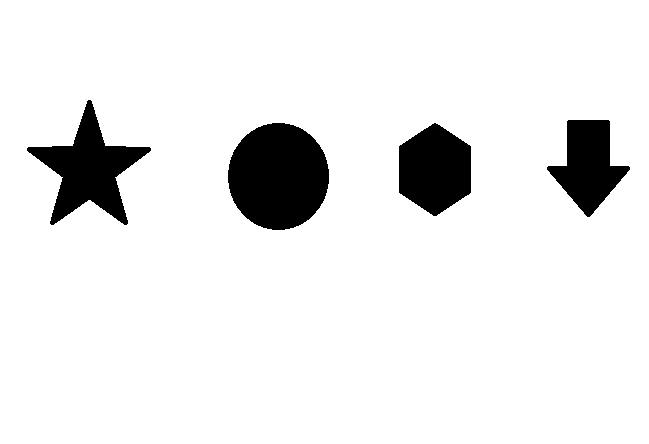
#> input picture Image processing/sample images/sample_image4.jpg, 649 x 444 px, found by its file name
$ jupyter execute --allow-errors 'Image processing-mark3.ipynb'
#> lines starting #> are read from the running program, lines starting #| are printed output that depends on the picture; after the words box and inside, x2 and y2 are one past the last pixel; in counts of white or black regions, pixels touching at a corner belong together
##System check

[cell 1]
import sys
osx = sys.platform

##Directory change

#> (a cell that did not finish here is left out)

##Imports and setup

[cell 3]
import numpy as np
from IPython.display import Image
import matplotlib
from matplotlib.pyplot import imshow
from PIL import Image
import copy

##Class=> image_processing

[cell 4]
class image_processing() :

    def __init__(self) :
        pass

# [24 lines of commented-out code are left out]

    def rgb_to_greyscale(self,image) :
        return_image = []
        for row in image :
            return_image.append([])
            for pixel in row :
                try:
                    [r,g,b,s] = pixel
                except ValueError:
                    [r,g,b] = pixel
                return_image[-1].append(np.uint8((int(r)+int(g)+int(b))/3))
        return np.array(return_image)

##Display function

[cell 5]
def display(image) :
    if type(image) is type([]) :
        i = len(image)*100 + 11
        for images in image:
            matplotlib.pyplot.subplot(i)
            imshow(images,cmap=matplotlib.pyplot.get_cmap('gray'))
            i = i+1
    else :
        % matplotlib inline
        imshow(image,cmap=matplotlib.pyplot.get_cmap('gray'))

##Original Image Display

[cell 6]
image = np.array(Image.open('sample images/sample_image4.jpg'))
#> image is the input picture: shape (444, 649, 3); 91.7% white; 4 black regions, box (x1, y1, x2, y2) and area: (228, 123, 329, 230) 8478, (27, 100, 151, 225) 5966, (399, 123, 471, 216) 5061, (547, 120, 630, 217) 4288

#imshow(image,cmap=matplotlib.pyplot.get_cmap('grey'))
impr = image_processing()
image = impr.rgb_to_greyscale(image)
#> after the loop in rgb_to_greyscale, `for row in image :`: return_image = 444 items

display(image)

## Full convolution

#> (a cell that did not finish here is left out)

##Smoothening the image or applying gaussian_filter

[cell 8]
def gaussian_filter(self,image) :
    ksernel = [273,[[1,4 ,7 ,4 ,1],
                [4,16,26,16,4],
                [7,26,41,26,7],
                [4,16,26,16,4],
                [1,4 ,7 ,4 ,1]]]
    processed_image = self.full_convolution(image,kernel)
    return processed_image

image_processing.gaussian_filter = gaussian_filter
impr = image_processing()
#> (the rest of this cell did not finish here and is left out)

#complete_edge_full_convolution

[cell 9]
def complete_edge_full_convolution(self,image) :
    kernel1 = [1,[[-1,0,1],
                 [-1,0,1],
                 [-1,0,1]]]
    kernel2 = [1,[[1,0,-1],
                 [1,0,-1],
                 [1,0,-1]]]
    kernel3 = [1,[[-1,-1,-1],
                 [0,0,0],
                 [1,1,1]]]
    kernel4 = [1,[[1,1,1],
                 [0,0,0],
                 [-1,-1,-1]]]
    processed_image = self.full_convolution(image,kernel1,kernel2,kernel3,kernel4)
    return processed_image

image_processing.complete_edge_full_convolution = complete_edge_full_convolution

impr = image_processing()
#> (the rest of this cell did not finish here and is left out)

#> (a cell that did not finish here is left out)

#Segmentation:

##Transpose Function

[cell 11]
def transpose(image):
    temp = []
    for i in range(len(image[0])):
        temp.append([])
        for j in range(len(image)):
            temp[-1].append(image[j][i])
    return np.array(temp)

##Check_row_for_obstruction function

[cell 12]
def check_row_for_obstruction(im,row,mode=1):
    im_slice = im[row]
    k = im_slice[0]
    for i in range(1,len(im_slice)):
        if(k != im_slice[i]):
            return (mode==1)
    else:
        return (mode!=1)

##Sweep function

[cell 13]
def sweep(image,image_,mode,x1=0):
    if(mode==1):   #Right to left sweep
        for i in range(len(image_)):
            if(check_row_for_obstruction(image_,i)):
                break
        else:
            return True   ## Returns true to show scanning is complete without any obstacles
        return i
    if(mode==2):   #Up to down sweep
        for i in range(len(image)):
            if(check_row_for_obstruction(image,i)):
                break
        else:
            print("thenga 2")
        return i
    if(mode==3):   #Down to up sweep
        for i in range(len(image)):
            if(check_row_for_obstruction(image,len(image)-1-i)):
                break
        else:
            print("thenga 3")
        return len(image)-1-i
    if(mode==4):   #Left to right sweep
        for i in range(x1,len(image_)):
            if(check_row_for_obstruction(image_,i,2)):
                break
        else:
            print("thenga 4")
        return i-1

##Scale_and_border function

[cell 14]
def scale_and_border(im):
    border = 20
#     SCALING AND BORDERING LEFT----------------------------------------------------------
    w = len(im)
    h = len(im[0])
    return(im)

##Crop_out function

[cell 15]
def crop_out(image,obj_dim):
    border = 5
    obj_dim = [obj_dim[0]-border,obj_dim[1]+border,obj_dim[2]-border,obj_dim[3]+border]
#     print(obj_dim)
    obj_dim = [max(0,x) for x in obj_dim]
    obj_dim[1] = min(obj_dim[1],len(image[0]))
    obj_dim[3] = min(obj_dim[3],len(image))
#     print(obj_dim)
    letter_image = image[obj_dim[2]:obj_dim[3]]
    letter_image = np.array([row[obj_dim[0]:obj_dim[1]] for row in letter_image])
#     letter_image = scale_and_border(letter_image)
    edited_image = copy.deepcopy(image)
    for i in range(obj_dim[0],obj_dim[1]):
        for j in range(obj_dim[2],obj_dim[3]):
            edited_image[j][i] = 0
    edited_image = np.array(edited_image)
#     display(edited_image)
    return ([letter_image,edited_image])

# t = crop_out(image,[98,242,141,347])

##Scan_and_crop function

[cell 16]
def scan_and_crop(image):
    image_ = transpose(image)
    x1 = sweep(image,image_,1)
    x2 = sweep(image,image_,4,x1)
    y1 = sweep(image,image_,2)
    y2 = sweep(image,image_,3)
    print("cropped values are:")
    print(x1,x2,y1,y2)
    object_dimensions = [x1,x2,y1,y2]
    return crop_out(image,object_dimensions)

##Check_for_object function

[cell 17]
def check_for_object(im):
    im_ = transpose(im)
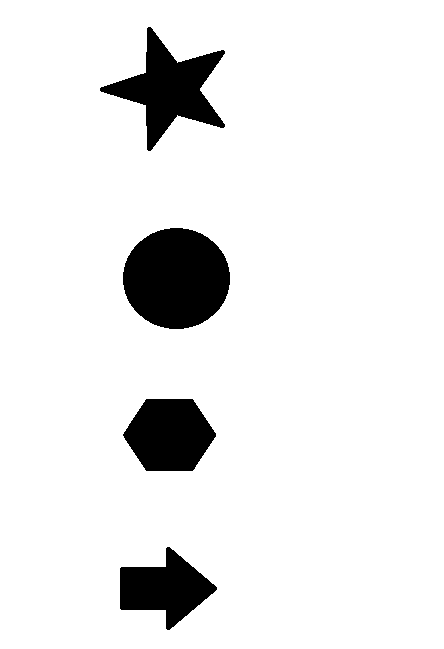
#> im_: shape (649, 444); 91.7% white; 4 black regions, box (x1, y1, x2, y2) and area: (123, 228, 230, 329) 8478, (100, 27, 225, 151) 5966, (123, 399, 216, 471) 5061, (120, 547, 217, 630) 4288
    if(sweep(im,im_,1) == True): ##Means no object found
#> in check_row_for_obstruction, `k = im_slice[0]`: k = 255
        return False
    else:
        return True

##Image_array_creator

[cell 18]
def image_array_creator(image):
    image_array=[]
    remaining = copy.deepcopy(image)
    while(check_for_object(remaining)):
#     for i in range(2):
        [cropped,remaining] = scan_and_crop(remaining)
        image_array.append(cropped)
#> this loop made 55 passes
#> (x1 in scan_and_crop, x2 in scan_and_crop, y1 in scan_and_crop, y2 in scan_and_crop) on pass 1: (27, 150, 100, 229)
#> (x1 in scan_and_crop, x2 in scan_and_crop) on pass 2: (22, 154)
#> (printed output is left out)
#> pass 1, in crop_out, `letter_image = image[obj_dim[2]:obj_dim[3]]`:
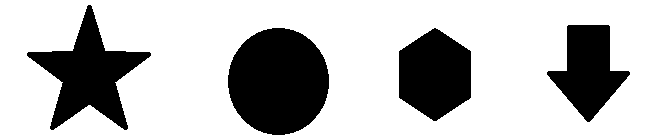
#> letter_image: shape (139, 649); 73.6% white; 4 black regions, box (x1, y1, x2, y2) and area: (228, 28, 329, 135) 8478, (27, 5, 151, 130) 5966, (399, 28, 471, 121) 5061, (547, 25, 630, 122) 4288
#> pass 1, in crop_out, `letter_image = np.array([row[obj_dim[0]:obj_dim[1]] for row in letter_..`:
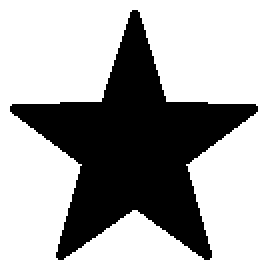
#> letter_image: shape (139, 133) (shown 2 times larger); 67.7% white; 1 black region, box (x1, y1, x2, y2) and area: (5, 5, 129, 130) 5966
#> pass 1, in crop_out, `edited_image = np.array(edited_image)`:
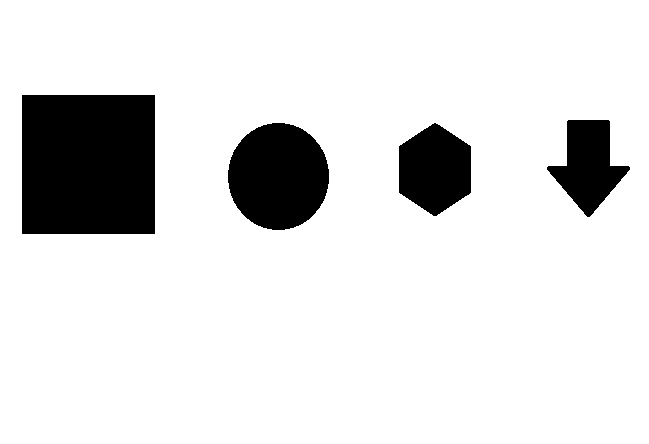
#> edited_image: shape (444, 649); 87.4% white; 4 black regions, box (x1, y1, x2, y2) and area: (22, 95, 155, 234) 18487, (228, 123, 329, 230) 8478, (399, 123, 471, 216) 5061, (547, 120, 630, 217) 4288
#> after the loop:
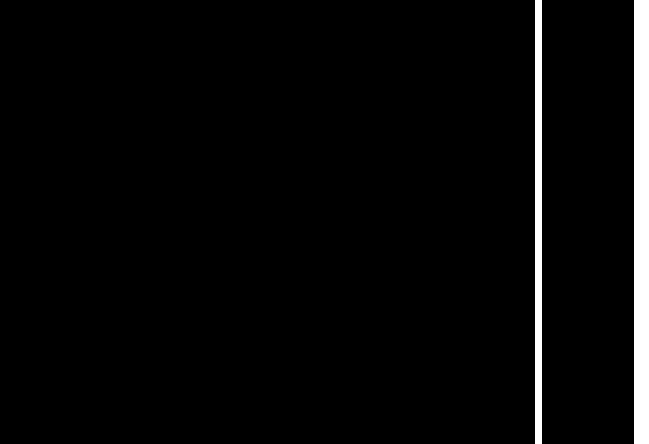
#> remaining: shape (444, 649); 3.4% white; 2 white regions, box (x1, y1, x2, y2) and area: (634, 0, 649, 444) 6660, (535, 0, 542, 444) 3108
#> the loop in display, `for images in image:` made 1 pass

    return(image_array)

image_array = image_array_creator(image)
# display(image_array)

[cell 19]
display([image_array[0],image_array[1]])
#> (the call stopped at in display, `matplotlib.pyplot.subplot(i)`: IPython is not available in this run)

[cell 20]
display([image_array[2],image_array[3]])
#> (the call stopped at in display, `matplotlib.pyplot.subplot(i)`: IPython is not available in this run)
